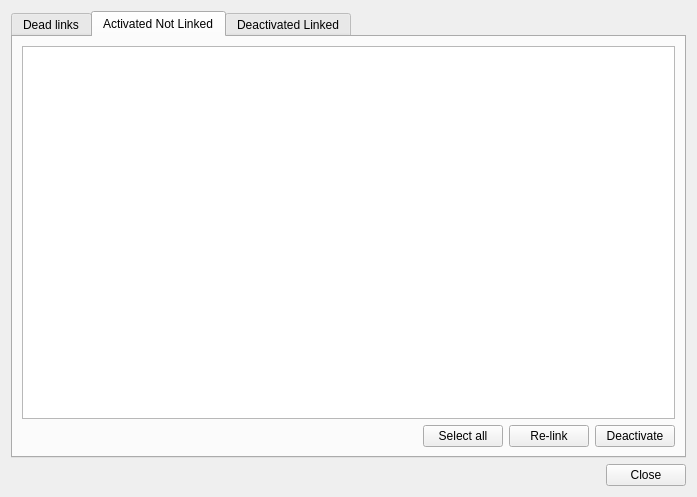
<ui version="4.0" >
 <class>repairDialog</class>
 <widget class="QDialog" name="repairDialog" >
  <property name="geometry" >
   <rect>
    <x>0</x>
    <y>0</y>
    <width>697</width>
    <height>497</height>
   </rect>
  </property>
  <property name="windowTitle" >
   <string>Dialog</string>
  </property>
  <layout class="QGridLayout" >
   <item row="0" column="0" >
    <widget class="QTabWidget" name="tabWidget" >
     <property name="currentIndex" >
      <number>1</number>
     </property>
     <widget class="QWidget" name="tab" >
      <attribute name="title" >
       <string>Dead links</string>
      </attribute>
      <layout class="QGridLayout" >
       <item row="0" column="0" >
        <widget class="QListWidget" name="deadList" >
         <property name="sizePolicy" >
          <sizepolicy vsizetype="Expanding" hsizetype="Expanding" >
           <horstretch>0</horstretch>
           <verstretch>4</verstretch>
          </sizepolicy>
         </property>
        </widget>
       </item>
       <item row="1" column="0" >
        <layout class="QHBoxLayout" >
         <item>
          <spacer>
           <property name="orientation" >
            <enum>Qt::Horizontal</enum>
           </property>
           <property name="sizeHint" >
            <size>
             <width>37</width>
             <height>20</height>
            </size>
           </property>
          </spacer>
         </item>
         <item>
          <widget class="QPushButton" name="selectAllDead" >
           <property name="text" >
            <string>Select all</string>
           </property>
          </widget>
         </item>
         <item>
          <widget class="QPushButton" name="removeDead" >
           <property name="text" >
            <string>Remove</string>
           </property>
          </widget>
         </item>
        </layout>
       </item>
      </layout>
     </widget>
     <widget class="QWidget" name="tab_2" >
      <attribute name="title" >
       <string>Activated Not Linked</string>
      </attribute>
      <layout class="QGridLayout" >
       <item row="0" column="0" >
        <widget class="QListWidget" name="actNotLinkList" >
         <property name="sizePolicy" >
          <sizepolicy vsizetype="Expanding" hsizetype="Expanding" >
           <horstretch>0</horstretch>
           <verstretch>5</verstretch>
          </sizepolicy>
         </property>
        </widget>
       </item>
       <item row="1" column="0" >
        <layout class="QHBoxLayout" >
         <item>
          <spacer>
           <property name="orientation" >
            <enum>Qt::Horizontal</enum>
           </property>
           <property name="sizeHint" >
            <size>
             <width>40</width>
             <height>20</height>
            </size>
           </property>
          </spacer>
         </item>
         <item>
          <widget class="QPushButton" name="selectAllActNot" >
           <property name="text" >
            <string>Select all</string>
           </property>
          </widget>
         </item>
         <item>
          <widget class="QPushButton" name="relinkActNot" >
           <property name="text" >
            <string>Re-link</string>
           </property>
          </widget>
         </item>
         <item>
          <widget class="QPushButton" name="deactActNot" >
           <property name="text" >
            <string>Deactivate</string>
           </property>
          </widget>
         </item>
        </layout>
       </item>
      </layout>
     </widget>
     <widget class="QWidget" name="tab_3" >
      <attribute name="title" >
       <string>Deactivated Linked</string>
      </attribute>
      <layout class="QGridLayout" >
       <item row="0" column="0" >
        <widget class="QListWidget" name="deactLinkList" >
         <property name="sizePolicy" >
          <sizepolicy vsizetype="Expanding" hsizetype="Expanding" >
           <horstretch>0</horstretch>
           <verstretch>5</verstretch>
          </sizepolicy>
         </property>
        </widget>
       </item>
       <item row="1" column="0" >
        <layout class="QHBoxLayout" >
         <item>
          <spacer>
           <property name="orientation" >
            <enum>Qt::Horizontal</enum>
           </property>
           <property name="sizeHint" >
            <size>
             <width>40</width>
             <height>20</height>
            </size>
           </property>
          </spacer>
         </item>
         <item>
          <widget class="QPushButton" name="selectAllDeactLink" >
           <property name="text" >
            <string>Select all</string>
           </property>
          </widget>
         </item>
         <item>
          <widget class="QPushButton" name="delinkDeactLink" >
           <property name="text" >
            <string>De-link</string>
           </property>
          </widget>
         </item>
         <item>
          <widget class="QPushButton" name="activateDeactLink" >
           <property name="text" >
            <string>Activate</string>
           </property>
          </widget>
         </item>
        </layout>
       </item>
      </layout>
     </widget>
    </widget>
   </item>
   <item row="1" column="0" >
    <layout class="QHBoxLayout" >
     <item>
      <spacer>
       <property name="orientation" >
        <enum>Qt::Horizontal</enum>
       </property>
       <property name="sizeHint" >
        <size>
         <width>271</width>
         <height>20</height>
        </size>
       </property>
      </spacer>
     </item>
     <item>
      <widget class="QPushButton" name="closeButton" >
       <property name="text" >
        <string>Close</string>
       </property>
      </widget>
     </item>
    </layout>
   </item>
  </layout>
 </widget>
 <resources/>
 <connections/>
</ui>
